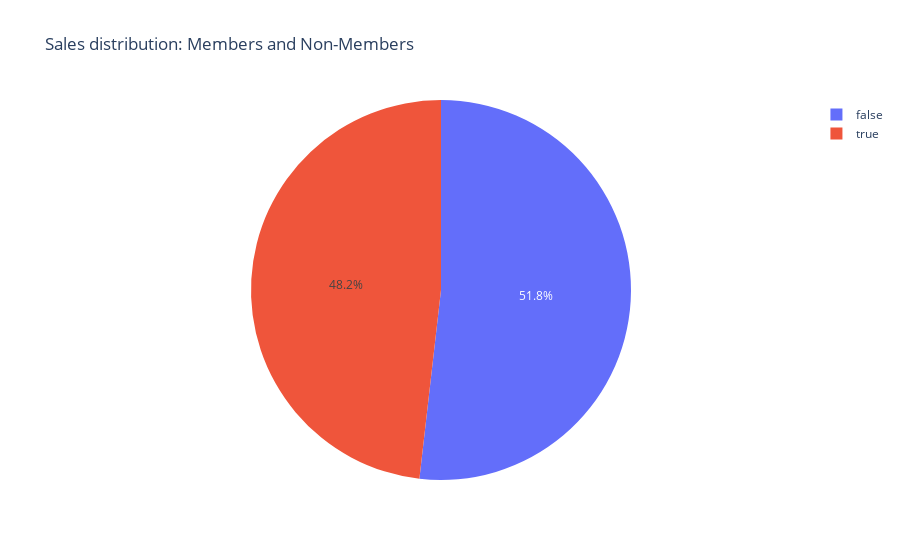

The code cell stored with this chart in its notebook:
### Code cell
member_sales = merge_df.groupby('is_member')['total_sales'].sum().reset_index()
is_member

fig = px.pie(
    member_sales,
    names='is_member',
    values='total_sales',
    title='Sales distribution: Members and Non-Members',
)

fig.show()

### Figure 1 — Plotly figure (JSON) as saved in the notebook; plotly's stock layout.template omitted (floating-point values rounded to 4 significant figures)
{"data": [{"domain": {"x": [0, 1], "y": [0, 1]}, "hovertemplate": "is_member=%{label}<br>total_sales=%{value}<extra></extra>", "labels": [false, true], "legendgroup": "", "name": "", "showlegend": true, "type": "pie", "values": [3350.0, 3116.0]}], "layout": {"legend": {"tracegroupgap": 0}, "title": {"text": "Sales distribution: Members and Non-Members"}}}
